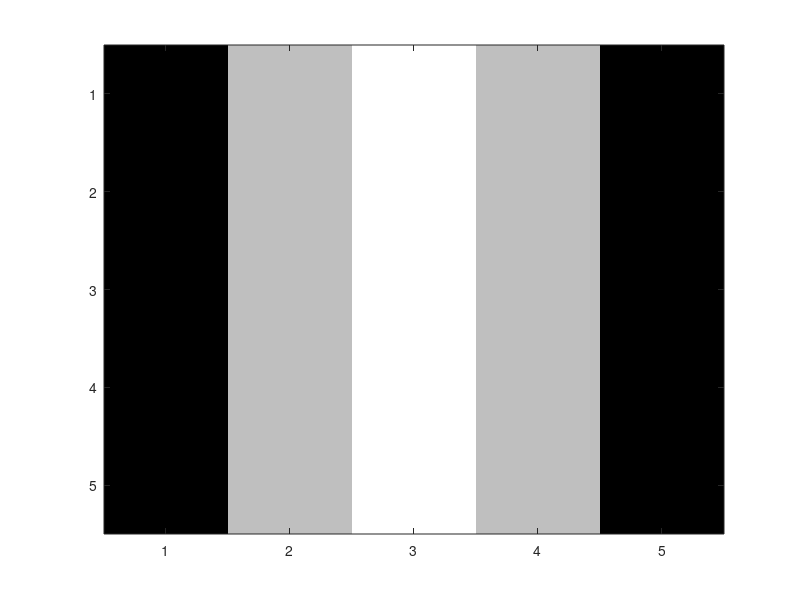

The MATLAB source for this figure:
%%
% 1. f(x,y) = 4x(1-x).
fxy = @(x,y) 4.*x.*(1-x);
N = 5;
[x,y] = meshgrid(linspace(0,1,N), linspace(0,1,N));
vals = fxy(x,y);
disp(vals);
figure;
image(vals*255);
colormap(gray(255));

%%
